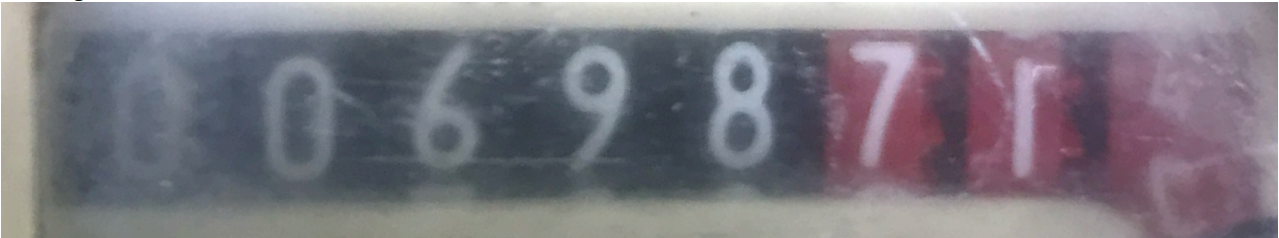
#> input picture w1.png, 1279 x 238 px
$ python wmr.py
#> lines starting #> are read from the running program, lines starting #| are printed output that depends on the picture; after the words box and inside, x2 and y2 are one past the last pixel; in counts of white or black regions, pixels touching at a corner belong together
import cv2
import pytesseract

# Path to Tesseract executable
pytesseract.pytesseract.tesseract_cmd = r'C:\Program Files\Tesseract-OCR\tesseract.exe'

# Read the image
image = cv2.imread('w1.png')
#> image is the input picture: shape (238, 1279, 3); mean B, G, R 127.7, 119.2, 123.1

# Resize the image to improve processing speed
resized_image = cv2.resize(image, None, fx=0.5, fy=0.5)

# Convert the image to grayscale
gray_image = cv2.cvtColor(resized_image, cv2.COLOR_BGR2GRAY)
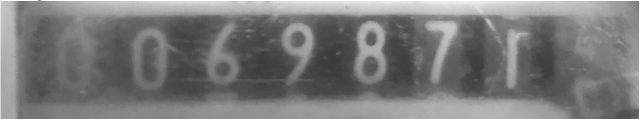
#> gray_image: shape (119, 640); min 57, max 255, mean 121.5

# Apply Morphological Operations
kernel = cv2.getStructuringElement(cv2.MORPH_RECT, (3, 3))
morph_image = cv2.morphologyEx(gray_image, cv2.MORPH_CLOSE, kernel)

# Thresholding
_, threshold_image = cv2.threshold(morph_image, 0, 255, cv2.THRESH_BINARY | cv2.THRESH_OTSU)
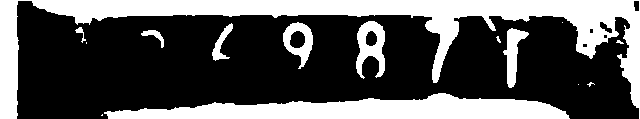
#> threshold_image: shape (119, 640); 33.8% white; 15 white regions (7 under 20 px), largest, box (x1, y1, x2, y2) and area: (0, 0, 640, 119) 15391, (104, 93, 570, 119) 7472, (356, 21, 385, 79) 965

# Use Tesseract to extract text from the thresholded image
#> (the run stopped early here; a loop or call above may not have finished)
